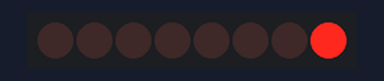
A sketch run on a simulated Arduino Uno, built with avr-gcc and run on an emulated ATmega328P. On the bench: 8 shift-register outputs drawn as a row of LEDs (first output left, lit = HIGH). Wiring (inferred from the names in the program): shift register (74HC595): data pin 8; shift clock pin 10; latch pin 9. Wiring (inferred from the signals the program sends): row of LEDs: on Q0, Q1, Q2, Q3, Q4, Q5, Q6, Q7.

Above: at 0.1 s.
At 3.2 s:
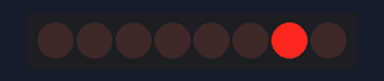
At 6.2 s:
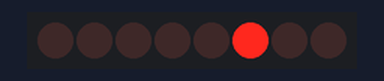
At 9.2 s:
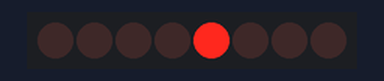
At 12.3 s:
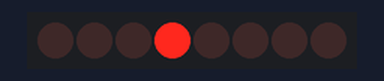
At 18.4 s:
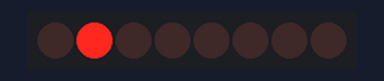
Timing chart, 0 to 22.0 s (numbered marks = the images above):
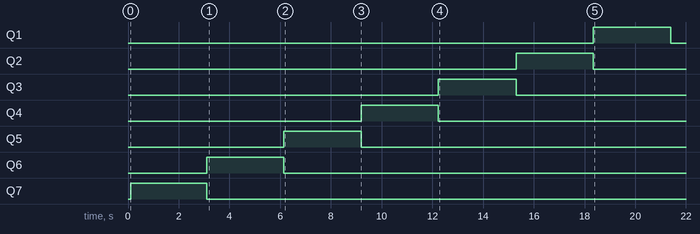

The sketch:

74HC595.ino
```cpp
const byte DS_PIN   = 8;     // to Pin 14 of the 75HC595
const byte STCP_PIN = 9;     // to Pin 12 of the 75HC595
const byte SHCP_PIN = 10;    // to Pin 11 of the 75HC595

// global variables
uint32_t ts = 0;

void setup() {
  pinMode( DS_PIN, OUTPUT );
  pinMode( STCP_PIN, OUTPUT );
  pinMode( SHCP_PIN, OUTPUT );
  digitalWrite( STCP_PIN, LOW );
  digitalWrite( SHCP_PIN, LOW );
}

// shift out data byte(s)
void shiftOut( uint8_t *data, uint16_t len ) {
  uint16_t num_bits = 8*len;
  uint8_t b;
  digitalWrite( SHCP_PIN, LOW );
  for (uint16_t i=0; i < num_bits; i++) {
    b = (data[i/8] >> (i%8)) & 1; // LSB first
    digitalWrite( DS_PIN, b);
    digitalWrite( SHCP_PIN, HIGH );
    digitalWrite( SHCP_PIN, LOW );
  }
  digitalWrite( SHCP_PIN, LOW );
  digitalWrite( STCP_PIN, HIGH );
  digitalWrite( STCP_PIN, LOW );
}

void leds_dimming() {
  byte data, level=0;
  byte levels[8] = {0,0,0,0,0,0,0,0};
  byte index = 0;

  while (true) {
    // update one PWM period
    for ( int j=0; j < 100; j++) {
      data = 0;
      for ( int i=0; i < 8; i++) {
        level = levels[i];
        if (level >= 100) {
          level = 200-level;
        }
        if (j < level) data |= (1 << i);
      }
      shiftOut( &data, 1 );
      //delayMicroseconds(4);
    }
    if ( micros() - ts >= 50 ) { // update every 50 usec
      if ( levels[index] == 200 ) {
         levels[index] = 0;
         index = (index+1) % 8;
      } else {
        levels[index]++;
      }
      ts = micros();
    }
  }
}

void loop() {
  leds_dimming();
}
```

Measured:
- by itself, Q1: LOW → HIGH at 18.3 s, → LOW 3.1 s later
- by itself, Q2: LOW → HIGH at 15.3 s, → LOW 3.0 s later
- by itself, Q3: LOW → HIGH at 12.2 s, → LOW 3.1 s later
- by itself, Q4: LOW → HIGH at 9.2 s, → LOW 3.0 s later
- by itself, Q5: LOW → HIGH at 6.1 s, → LOW 3.1 s later
- by itself, Q6: LOW → HIGH at 3.1 s, → LOW 3.0 s later
- by itself, Q7: LOW → HIGH at 0.10 s, → LOW 3.0 s later
